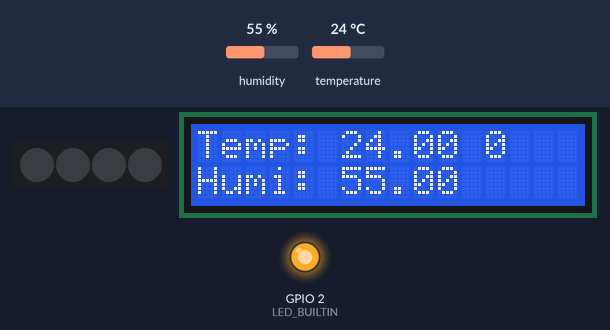
Simulated run of this sketch. Board: ESP32. On the bench: 4 RGB LEDs in strip order, left to right, 16×2 character LCD, output pins drawn as LEDs (lit = HIGH). The test bench sets the inputs (shaded band); at power-on: humidity 55 %, temperature 24 °C. Dim RGB values are drawn brighter than linear; random numbers use the default seed unless the sketch sets one; what the sketch prints to the serial monitor is not drawn.

Above: at 1.2 s.
1.3 s: humidity set to 22 %
4.6 s: temperature set to 12 °C
At 8.7 s:
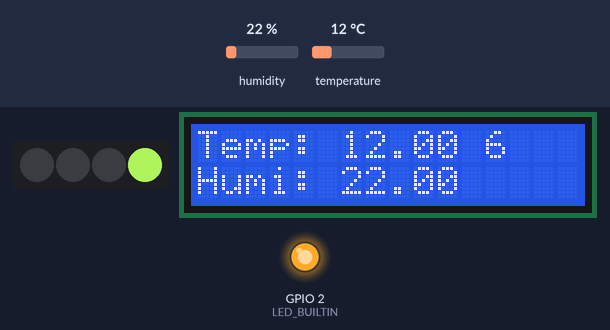
9.6 s: humidity set to 40 %
At 12.9 s:
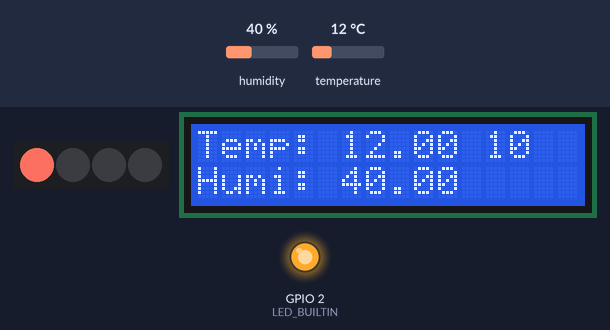
13.6 s: temperature set to 19 °C
At 22.7 s:
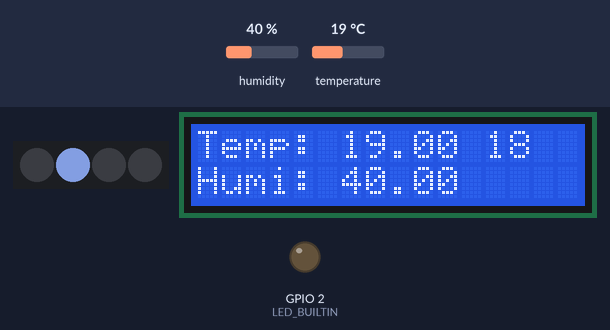
Timing chart, 0 to 33.9 s (numbered marks = the images above; inputs shaded):
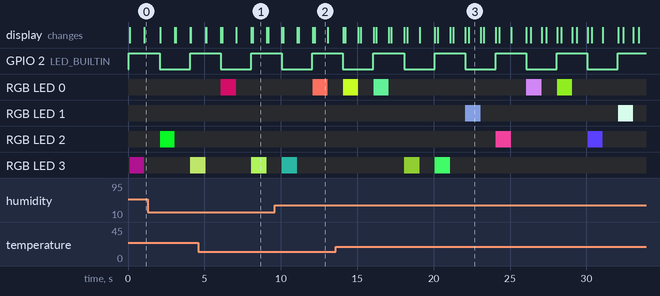

Measured:
- by itself, GPIO 2 (LED_BUILTIN): alternates HIGH for 2.0 s and LOW for 2.0 s
- what the display in image 1 shows lasts 0.9 s, from 8.2 s to 9.1 s

The sketch:

main.ino
```cpp
#include <stdio.h>
#include <stdlib.h>

#include "Adafruit_NeoPixel.h";
#include "LiquidCrystal_I2C.h";
#include "DHT20.h";


// Define your tasks here
void TaskBlink(void *pvParameters);
void TaskTemperatureHumidity(void *pvParameters);

//Define your components here
Adafruit_NeoPixel rgb(4, D3, NEO_GRB + NEO_KHZ800);
// init LCD
LiquidCrystal_I2C lcd(0x21,16,2); // địa chỉ màn hình là 0x21 hexa
// init DHT20 - do do am va nhiet do
DHT20 DHT;


void setup() {
  rgb.begin();
  //Initialize the LCD
  lcd.init();
  // Turn on the blacklight
  lcd.backlight();

  // Initialize serial communication at 115200 bits per second:
  Serial.begin(115200);

  xTaskCreate( TaskBlink, "Task Blink" ,2048  ,NULL  ,2 , NULL);
  xTaskCreate( TaskTemperatureHumidity, "Task Temperature" ,2048  ,NULL  ,2 , NULL);
  xTaskCreate( TaskLebRGB, "Task LebRGB", 2048, NULL, 1, NULL);

  //Now the task scheduler is automatically started.
  Serial.printf("Basic Multi Threading Arduino Example\n");

}

void loop() {
}

/*--------------------------------------------------*/
/*---------------------- Tasks ---------------------*/
/*--------------------------------------------------*/


void TaskBlink(void *pvParameters) {  // This is a task.
  //uint32_t blink_delay = *((uint32_t *)pvParameters);

  // initialize digital LED_BUILTIN on pin 13 as an output.
  pinMode(LED_BUILTIN, OUTPUT);


  while(1) {
    digitalWrite(LED_BUILTIN, HIGH);  // turn the LED ON
    Serial.println("Leb on");
    delay(2000);
    digitalWrite(LED_BUILTIN, LOW);  // turn the LED OFF
    Serial.println("Leb off");
    delay(2000);
  }
}


void TaskTemperatureHumidity(void *pvParameters) {  // This is a task.
  //uint32_t blink_delay = *((uint32_t *)pvParameters);

  int i = 0;

  while(1) {
    lcd.setCursor(12, 0);
    lcd.print(i);
    if (i%5 == 0){
      Serial.print("Measure Temperature and Humidity time: ");
      Serial.println(i);
      DHT.read();
      lcd.setCursor(0, 0);
      lcd.print("Temp: ");
      lcd.print((DHT.getTemperature()));
      lcd.setCursor(0, 1);
      lcd.print("Humi: ");
      lcd.print((DHT.getHumidity()));
      delay(1000);

    }
    delay(1000);

    i = (i + 1);
  }
}

void TaskLebRGB(void *pvParameters) {
  int randValue = (rand() % 4);
  while(1){
    rgb.setPixelColor(randValue, rgb.Color((rand()%255),(rand()%255),(rand()%255)));
    rgb.show();
    delay(1000);

    rgb.setPixelColor(randValue, rgb.Color(0,0,0));
    rgb.show();
    delay(1000);

    randValue = (rand() % 4);
  }
}
```
